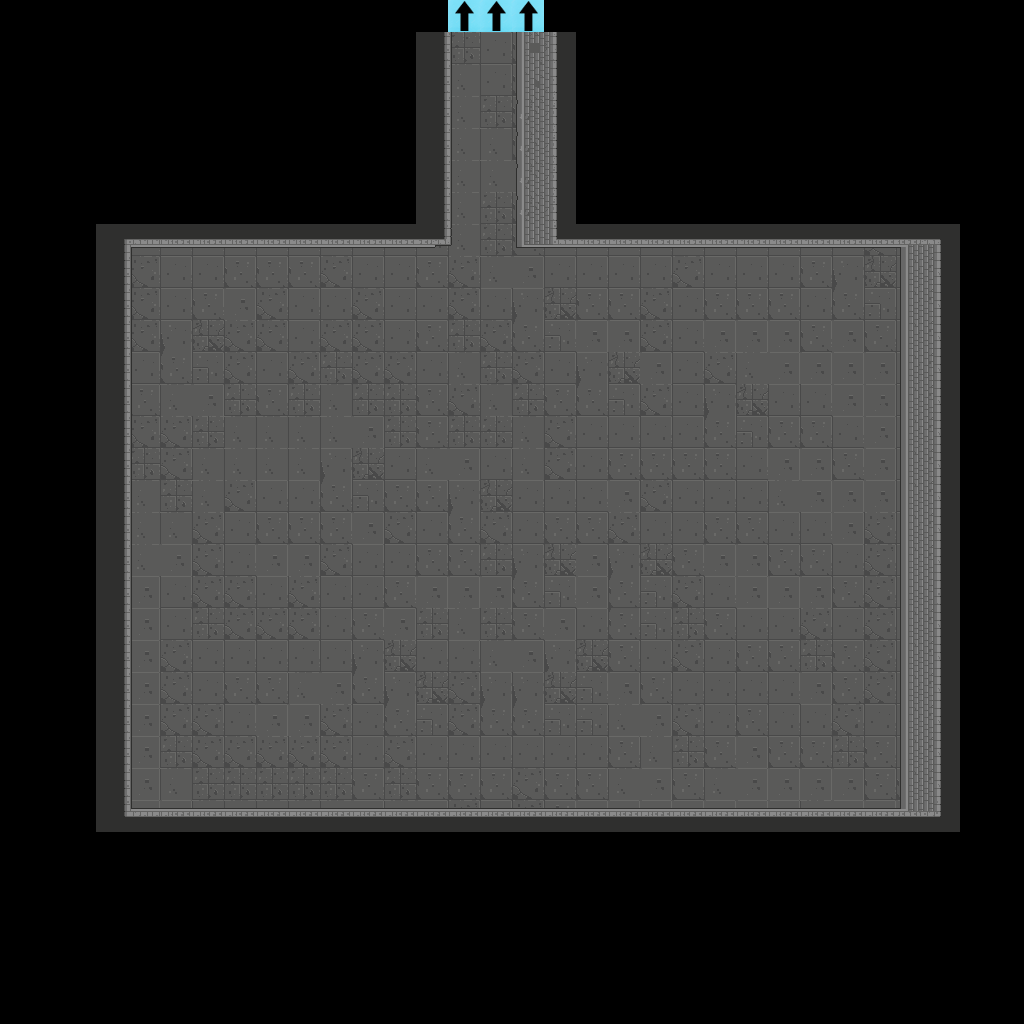

Below is a game level as drawn by its tile map, then a one-line description and the .tmx that defines it (tile-layer data replaced by summaries):
An orthogonal 32x32 tile map with 32x32 px tiles, 3 tile layers (Floor, Flags, Walls), 2 tilesets.

<map version="1.2" tiledversion="1.2.3" orientation="orthogonal" renderorder="right-down" width="32" height="32" tilewidth="32" tileheight="32" infinite="0" nextlayerid="50" nextobjectid="1">
 <tileset firstgid="1" source="Dungeon_Tileset_2.tsx" />
 <tileset firstgid="321" source="flags.tsx" />
 <layer id="47" name="Floor" width="32" height="32">
  <data>[1024 cells, 511 non-empty, 10 distinct tile ids]</data>
 </layer>
 <layer id="48" name="Flags" width="32" height="32">
  <data>[1024 cells, 3 non-empty, 1 distinct tile ids]</data>
 </layer>
 <layer id="49" name="Walls" width="32" height="32">
  <data>[1024 cells, 145 non-empty, 26 distinct tile ids]</data>
 </layer>
</map>
